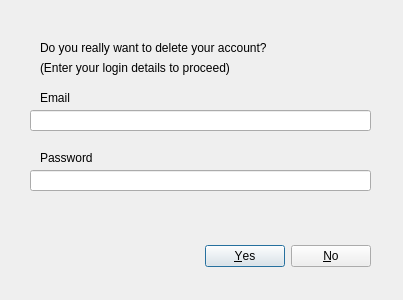
<?xml version="1.0" encoding="UTF-8"?>
<ui version="4.0">
 <class>DeleteTeacher</class>
 <widget class="QDialog" name="DeleteTeacher">
  <property name="geometry">
   <rect>
    <x>0</x>
    <y>0</y>
    <width>403</width>
    <height>300</height>
   </rect>
  </property>
  <property name="windowTitle">
   <string>Dialog</string>
  </property>
  <widget class="QDialogButtonBox" name="buttonBox">
   <property name="geometry">
    <rect>
     <x>30</x>
     <y>240</y>
     <width>341</width>
     <height>32</height>
    </rect>
   </property>
   <property name="orientation">
    <enum>Qt::Horizontal</enum>
   </property>
   <property name="standardButtons">
    <set>QDialogButtonBox::No|QDialogButtonBox::Yes</set>
   </property>
  </widget>
  <widget class="QLabel" name="lblPassword">
   <property name="geometry">
    <rect>
     <x>40</x>
     <y>150</y>
     <width>141</width>
     <height>16</height>
    </rect>
   </property>
   <property name="text">
    <string>Password</string>
   </property>
  </widget>
  <widget class="QLineEdit" name="linePassword">
   <property name="geometry">
    <rect>
     <x>30</x>
     <y>170</y>
     <width>341</width>
     <height>21</height>
    </rect>
   </property>
   <property name="echoMode">
    <enum>QLineEdit::Password</enum>
   </property>
  </widget>
  <widget class="QLabel" name="lblEmail">
   <property name="geometry">
    <rect>
     <x>40</x>
     <y>90</y>
     <width>141</width>
     <height>16</height>
    </rect>
   </property>
   <property name="text">
    <string>Email</string>
   </property>
  </widget>
  <widget class="QLineEdit" name="lineEmail">
   <property name="geometry">
    <rect>
     <x>30</x>
     <y>110</y>
     <width>341</width>
     <height>21</height>
    </rect>
   </property>
  </widget>
  <widget class="QLabel" name="lblTitle1">
   <property name="geometry">
    <rect>
     <x>40</x>
     <y>40</y>
     <width>321</width>
     <height>16</height>
    </rect>
   </property>
   <property name="text">
    <string>Do you really want to delete your account?</string>
   </property>
  </widget>
  <widget class="QLabel" name="lblTitle2">
   <property name="geometry">
    <rect>
     <x>40</x>
     <y>60</y>
     <width>321</width>
     <height>16</height>
    </rect>
   </property>
   <property name="text">
    <string>(Enter your login details to proceed)</string>
   </property>
  </widget>
 </widget>
 <resources/>
 <connections>
  <connection>
   <sender>buttonBox</sender>
   <signal>accepted()</signal>
   <receiver>DeleteTeacher</receiver>
   <slot>accept()</slot>
   <hints>
    <hint type="sourcelabel">
     <x>248</x>
     <y>254</y>
    </hint>
    <hint type="destinationlabel">
     <x>157</x>
     <y>274</y>
    </hint>
   </hints>
  </connection>
  <connection>
   <sender>buttonBox</sender>
   <signal>rejected()</signal>
   <receiver>DeleteTeacher</receiver>
   <slot>reject()</slot>
   <hints>
    <hint type="sourcelabel">
     <x>316</x>
     <y>260</y>
    </hint>
    <hint type="destinationlabel">
     <x>286</x>
     <y>274</y>
    </hint>
   </hints>
  </connection>
 </connections>
</ui>
